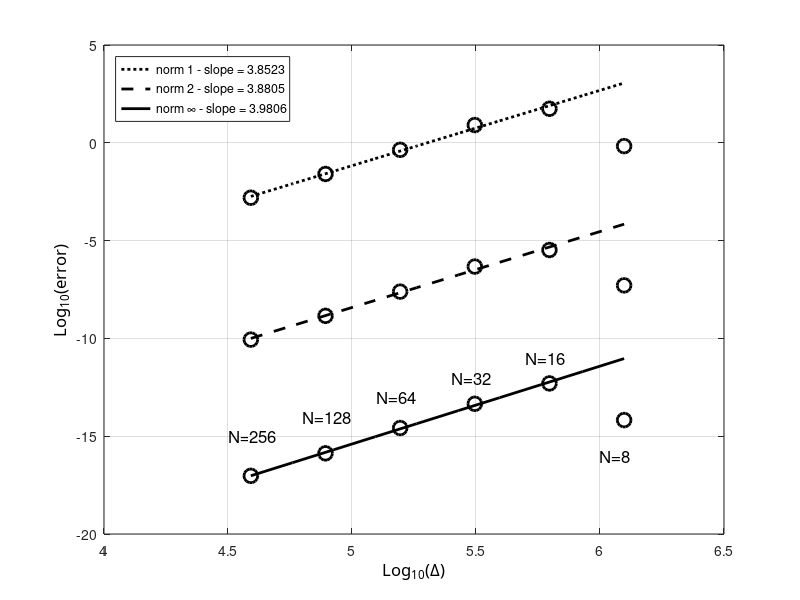

Write MATLAB code to recreate this figure.
clc; clear all; close all;

radius=6371220;
N=[8 16 32 64 128 256];
% N=[40 50 60 80 100 150];
dx=2*pi*radius./(4*N);
% e1=[1.9936e-2 1.1325e-3 6.8262e-5 4.2292e-6 2.6413e-7 1.6559e-8];
% e2=[1.8717e-2 1.0216e-3 6.1471e-5 3.8166e-6 2.3881e-7 1.4975e-8];
% e3=[2.5623e-2 1.4497e-3 8.9084e-5 5.5817e-6 3.5265e-7 2.2194e-8];
% 
% e1=[1.6305e-2 9.0026e-4 5.4527e-5 3.3854e-6 2.1153e-7 1.3242e-8];
% e2=[1.5494e-2 8.1833e-4 4.9215e-5 3.0551e-6 1.9108e-7 1.1976e-8];
% e3=[1.7473e-2 9.5002e-4 7.3232e-5 5.1367e-6 3.3731e-7 2.1624e-8];
% 
% e1=[3.4770e-4 1.6686e-5 1.0089e-6 6.3688e-8 4.0283e-9 2.5396e-10];
% e2=[1.4286e-4 7.0948e-6 4.1258e-7 2.5581e-8 1.6143e-9 1.0283e-10];
% e3=[1.1470e-4 1.0256e-5 6.2778e-7 3.7403e-8 2.2653e-9 1.9459e-10];
% 
% 
% %% projetée
% e1=[1.0377e-4 6.3236e-6 3.9444e-7 2.4726e-8 1.5500e-9 9.7139e-11];
% e2=[1.2588e-4 7.4682e-6 4.6278e-7 2.8931e-8 1.8111e-9 1.1342e-10];
% e3=[3.6670e-4 2.2222e-5 1.3713e-6 8.5415e-8 5.3339e-9 3.3330e-10];
% 
% %% zonale
% e1=[2.9158e-4 1.7719e-5 1.1025e-6 6.9056e-8 4.3244e-9 2.7061e-10];
% e2=[3.3039e-4 1.9906e-5 1.2416e-6 7.7821e-8 4.8755e-9 3.0522e-10];
% e3=[6.7103e-4 4.0648e-5 2.5207e-6 1.6433e-7 1.0822e-8 6.9474e-10];
% 
% e1=[4.3694e-3 2.0968e-4 .2678e-5 8.0033e-7 5.0621e-8 3.1914e-9];
% e2=[2.8177e-10 1.3994e-11 8.1375e-13 5.0456e-14 3.1840e-15 2.0282e-16];
% e3=[3.5509e-17 3.1748e-18 1.9435e-19 1.1579e-20 7.0129e-22 6.0241e-23];
% 
% e1=[4.4832e-3 2.3244e-4 1.4639e-5 9.3537e-7 5.9638e-8 3.7867e-9];
% e2=[2.9091e-10 1.5727e-11 9.3911e-13 5.8935e-14 3.7494e-15 2.4082e-16];
% e3=[3.3243e-17 2.4699e-18 1.8005e-19 1.1002e-20 6.8031e-22 7.5741e-23];
N=[8 16 32 64 128 256];
dx=2*pi*radius./(4*N);
e1=[6.7655e-1 5.5017e+1 8.0953e+0 4.3791e-1 2.5533e-2 1.5590e-3];
e2=[5.1432e-8 3.3097e-6 4.7068e-7 2.4642e-8 1.4237e-9 8.6829e-11];
e3=[6.6711e-15 4.9935e-13 4.5428e-14 2.6199e-15 1.3325e-16 9.4033e-18];

% N=[16 32 64 128 256];
% dx=2*pi*radius./(4*N);
% e1=[5.5017e+1 8.0953e+0 4.3791e-1 2.5533e-2 1.5590e-3];
% e2=[3.3097e-6 4.7068e-7 2.4642e-8 1.4237e-9 8.6829e-11];
% e3=[4.9935e-13 4.5428e-14 2.6199e-15 1.3325e-16 9.4033e-18];

ldx=log10(dx);
le1=log10(e1);
le2=log10(e2);
le3=log10(e3);

%% plot 1
figure(11); 
%% curve 1
hl1=plot(ldx,le1,'ok');
set(hl1,'LineWidth',2.0);
set(hl1,'MarkerSize',10);
%set(hl1,'MarkerFaceColor','m');
set(hl1,'MarkerEdgeColor','k');

hold on;
[a1,b1]=polyfit(ldx,le1,1);
tt=linspace(min(ldx),max(ldx),10);
%lsq1=a1(2)+a1(1)*tt;
a1=[3.8523 -2.0431e+1]; lsq1=a1(2)+a1(1)*tt;
% %% courbes...
%hlf1=plot(tt,lsq1,'-r');
hlf1=plot(tt,lsq1,':k');
set(hlf1,'LineWidth',2.0);


%% curve 2
hl2=plot(ldx,le2,'ok');
set(hl2,'LineWidth',2.0);
set(hl2,'MarkerSize',10);
%set(hl2,'MarkerFaceColor','b');
set(hl2,'MarkerEdgeColor','k');

hold on;
[a2,b1]=polyfit(ldx,le2,1);
tt=linspace(min(ldx),max(ldx),10);
%lsq1=a2(2)+a2(1)*tt;
a2=[3.8805 -2.7821e+1]; lsq1=a2(2)+a2(1)*tt;
% %% courbes...
%hlf2=plot(tt,lsq1,'-b');
hlf2=plot(tt,lsq1,'--k');
set(hlf2,'LineWidth',2.0);

%% curve 3
hl3=plot(ldx,le3,'ok');
set(hl3,'LineWidth',2.0);
set(hl3,'MarkerSize',10);
%set(hl3,'MarkerFaceColor','r');
set(hl3,'MarkerEdgeColor','k');

hold on;
[a3,b1]=polyfit(ldx,le3,1);
tt=linspace(min(ldx),max(ldx),10);
%lsq1=a3(2)+a3(1)*tt;
a3=[3.9806 -3.5302e+1]; lsq1=a3(2)+a3(1)*tt;
% %% courbes...
%hlf3=plot(tt,lsq1,'-g');
hlf3=plot(tt,lsq1,'-k');
set(hlf3,'LineWidth',2.0);

ha=gca;
xa=get(gca,'Xlabel');
set(ha,'Xgrid','on');
set(xa,'String','Log_{10}(\Delta)');
set (xa,'FontName','Calibri');
set(xa,'FontSize',12);

% ylabel
ha=gca;
ya=get(gca,'Ylabel');
set(ha,'Ygrid','on');
set(ya,'String','Log_{10}(error)');
set (ya,'FontName','Calibri');
set(ya,'FontSize',12);

%% legend
legend([hlf1,hlf2,hlf3],{['norm 1 - slope = ' num2str(a1(1))],['norm 2 - slope = ' num2str(a2(1))],['norm \infty - slope = ' num2str(a3(1))]},'Location','NorthWest')

%% texte
ht=text('Position',[4.5,-15,0],'String','N=256');
set(ht,'FontSize',12);
ht=text('Position',[4.8,-14,0],'String','N=128');
set(ht,'FontSize',12);
ht=text('Position',[5.1,-13,0],'String','N=64');
set(ht,'FontSize',12);
ht=text('Position',[5.4,-12,0],'String','N=32');
set(ht,'FontSize',12);
ht=text('Position',[5.7,-11,0],'String','N=16');
set(ht,'FontSize',12);
ht=text('Position',[6,-16,0],'String','N=8');
set(ht,'FontSize',12);
